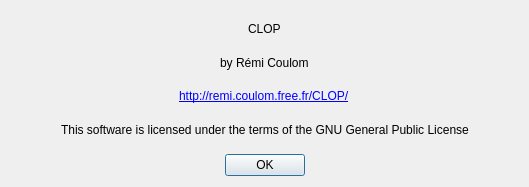
<?xml version="1.0" encoding="UTF-8"?>
<ui version="4.0">
 <class>AboutDialog</class>
 <widget class="QDialog" name="AboutDialog">
  <property name="geometry">
   <rect>
    <x>0</x>
    <y>0</y>
    <width>529</width>
    <height>187</height>
   </rect>
  </property>
  <property name="windowTitle">
   <string>About CLOP</string>
  </property>
  <layout class="QVBoxLayout" name="verticalLayout">
   <item>
    <spacer name="verticalSpacer">
     <property name="orientation">
      <enum>Qt::Vertical</enum>
     </property>
     <property name="sizeHint" stdset="0">
      <size>
       <width>20</width>
       <height>1</height>
      </size>
     </property>
    </spacer>
   </item>
   <item>
    <layout class="QHBoxLayout" name="horizontalLayout">
     <item>
      <spacer name="horizontalSpacer">
       <property name="orientation">
        <enum>Qt::Horizontal</enum>
       </property>
       <property name="sizeHint" stdset="0">
        <size>
         <width>40</width>
         <height>20</height>
        </size>
       </property>
      </spacer>
     </item>
     <item>
      <widget class="QLabel" name="labelName">
       <property name="text">
        <string>CLOP</string>
       </property>
      </widget>
     </item>
     <item>
      <spacer name="horizontalSpacer_2">
       <property name="orientation">
        <enum>Qt::Horizontal</enum>
       </property>
       <property name="sizeHint" stdset="0">
        <size>
         <width>40</width>
         <height>20</height>
        </size>
       </property>
      </spacer>
     </item>
    </layout>
   </item>
   <item>
    <spacer name="verticalSpacer_2">
     <property name="orientation">
      <enum>Qt::Vertical</enum>
     </property>
     <property name="sizeHint" stdset="0">
      <size>
       <width>20</width>
       <height>1</height>
      </size>
     </property>
    </spacer>
   </item>
   <item>
    <layout class="QHBoxLayout" name="horizontalLayout_2">
     <item>
      <spacer name="horizontalSpacer_3">
       <property name="orientation">
        <enum>Qt::Horizontal</enum>
       </property>
       <property name="sizeHint" stdset="0">
        <size>
         <width>40</width>
         <height>20</height>
        </size>
       </property>
      </spacer>
     </item>
     <item>
      <widget class="QLabel" name="labelAuthor">
       <property name="text">
        <string>by Rémi Coulom</string>
       </property>
      </widget>
     </item>
     <item>
      <spacer name="horizontalSpacer_4">
       <property name="orientation">
        <enum>Qt::Horizontal</enum>
       </property>
       <property name="sizeHint" stdset="0">
        <size>
         <width>40</width>
         <height>20</height>
        </size>
       </property>
      </spacer>
     </item>
    </layout>
   </item>
   <item>
    <spacer name="verticalSpacer_3">
     <property name="orientation">
      <enum>Qt::Vertical</enum>
     </property>
     <property name="sizeHint" stdset="0">
      <size>
       <width>20</width>
       <height>1</height>
      </size>
     </property>
    </spacer>
   </item>
   <item>
    <layout class="QHBoxLayout" name="horizontalLayout_3">
     <item>
      <spacer name="horizontalSpacer_5">
       <property name="orientation">
        <enum>Qt::Horizontal</enum>
       </property>
       <property name="sizeHint" stdset="0">
        <size>
         <width>40</width>
         <height>20</height>
        </size>
       </property>
      </spacer>
     </item>
     <item>
      <widget class="QLabel" name="labelURL">
       <property name="text">
        <string notr="true">&lt;a href=&quot;http://remi.coulom.free.fr/CLOP/&quot;&gt;http://remi.coulom.free.fr/CLOP/&lt;/a&gt;</string>
       </property>
       <property name="openExternalLinks">
        <bool>true</bool>
       </property>
      </widget>
     </item>
     <item>
      <spacer name="horizontalSpacer_6">
       <property name="orientation">
        <enum>Qt::Horizontal</enum>
       </property>
       <property name="sizeHint" stdset="0">
        <size>
         <width>40</width>
         <height>20</height>
        </size>
       </property>
      </spacer>
     </item>
    </layout>
   </item>
   <item>
    <spacer name="verticalSpacer_4">
     <property name="orientation">
      <enum>Qt::Vertical</enum>
     </property>
     <property name="sizeHint" stdset="0">
      <size>
       <width>20</width>
       <height>1</height>
      </size>
     </property>
    </spacer>
   </item>
   <item>
    <layout class="QHBoxLayout" name="horizontalLayout_4">
     <item>
      <spacer name="horizontalSpacer_7">
       <property name="orientation">
        <enum>Qt::Horizontal</enum>
       </property>
       <property name="sizeHint" stdset="0">
        <size>
         <width>40</width>
         <height>20</height>
        </size>
       </property>
      </spacer>
     </item>
     <item>
      <widget class="QLabel" name="label">
       <property name="text">
        <string>This software is licensed under the terms of the GNU General Public License</string>
       </property>
      </widget>
     </item>
     <item>
      <spacer name="horizontalSpacer_8">
       <property name="orientation">
        <enum>Qt::Horizontal</enum>
       </property>
       <property name="sizeHint" stdset="0">
        <size>
         <width>40</width>
         <height>20</height>
        </size>
       </property>
      </spacer>
     </item>
    </layout>
   </item>
   <item>
    <spacer name="verticalSpacer_5">
     <property name="orientation">
      <enum>Qt::Vertical</enum>
     </property>
     <property name="sizeHint" stdset="0">
      <size>
       <width>20</width>
       <height>1</height>
      </size>
     </property>
    </spacer>
   </item>
   <item>
    <widget class="QDialogButtonBox" name="buttonBox">
     <property name="orientation">
      <enum>Qt::Horizontal</enum>
     </property>
     <property name="standardButtons">
      <set>QDialogButtonBox::Ok</set>
     </property>
     <property name="centerButtons">
      <bool>true</bool>
     </property>
    </widget>
   </item>
  </layout>
 </widget>
 <resources/>
 <connections>
  <connection>
   <sender>buttonBox</sender>
   <signal>accepted()</signal>
   <receiver>AboutDialog</receiver>
   <slot>accept()</slot>
   <hints>
    <hint type="sourcelabel">
     <x>93</x>
     <y>148</y>
    </hint>
    <hint type="destinationlabel">
     <x>157</x>
     <y>169</y>
    </hint>
   </hints>
  </connection>
 </connections>
</ui>
